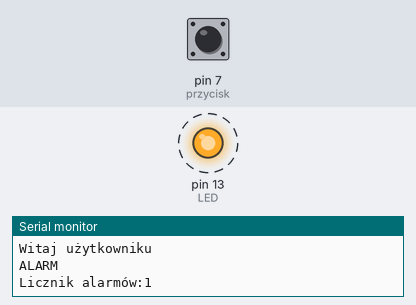
A program run on a simulated Arduino Uno, built with avr-gcc and run on an emulated ATmega328P. On the bench: output pins drawn as LEDs (lit = HIGH), the last lines printed to the serial monitor. Dashed ring = blinking. The inputs (shaded band) are chosen by the test bench; at power-on: pin 7 (przycisk) HIGH.

Above: at 1.1 s.
1.5 s: pin 7 (przycisk) pulled LOW for 3.2 s
At 1.5 s:
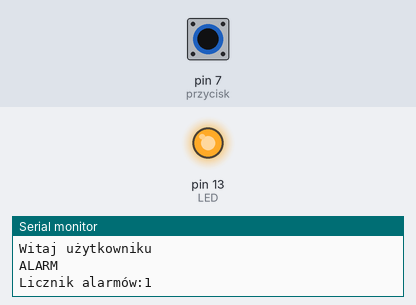
At 2.3 s:
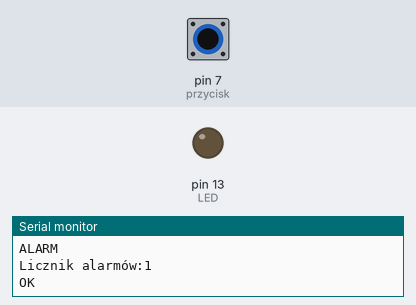
Timing chart, 0 to 12.2 s (numbered marks = the images above; inputs shaded):
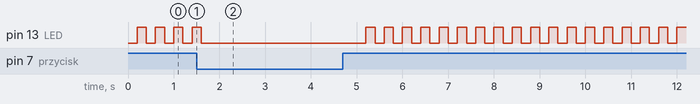

The program:

main.cpp
```cpp
#include <Arduino.h>
#define przycisk 7
#define LED 13
int licznik = 0;

void setup() {
  Serial.begin(9600);
  Serial.println("Witaj użytkowniku");
  pinMode(przycisk,INPUT_PULLUP); //przycisk sterujący
  pinMode(LED, OUTPUT);  // definicja portu 13 jako LED
  digitalWrite(LED, LOW); // wyłączenie LED
}

void loop() {
  delay(200);
  if (digitalRead(przycisk) == LOW)
  {
    Serial.println("OK");  //wyświetl napis "OK"
    while (digitalRead(przycisk) == LOW)
    {
    delay(1000); //odczekaj 1s
    }
  }
   else
  {
    Serial.println("ALARM");  //wyświetl napis "ALARM"
    licznik = licznik + 1;
    Serial.print("Licznik alarmów:");
    Serial.println(licznik);
    while (digitalRead(przycisk) == HIGH)
    {
    digitalWrite(LED, HIGH);  // sekwencja migania diody
    delay(200); //odczekaj 200ms
    digitalWrite(LED, LOW);
    delay(200); //odczekaj 200ms
    }
  }
  // put your main code here, to run repeatedly:
}
```

Measured:
- by itself, pin 13 (LED): repeats every 0.40 s: HIGH 0.20 s, LOW 0.20 s
